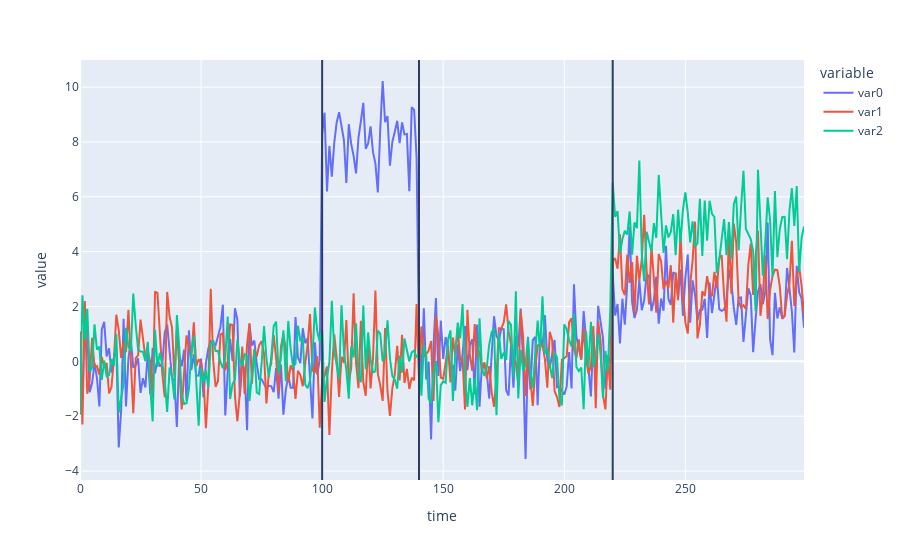

Here is the notebook cell this chart was saved with:
### Code cell
import copy

changepoint_fig = copy.deepcopy(data_fig)
for i in detections["ilocs"].values:
    changepoint_fig.add_vline(i)
changepoint_fig

### Figure 1 — Plotly figure (JSON) as saved in the notebook; plotly's stock layout.template omitted (floating-point values rounded to 4 significant figures; data arrays with more than 128 entries replaced by an {"elided": "..."} marker saying what was removed)
{"data": [{"hovertemplate": "variable=var0<br>time=%{x}<br>value=%{y}<extra></extra>", "legendgroup": "var0", "line": {"color": "#636efa", "dash": "solid"}, "marker": {"symbol": "circle"}, "mode": "lines", "name": "var0", "orientation": "v", "showlegend": true, "type": "scatter", "x": {"elided": "300 int values"}, "xaxis": "x", "y": {"elided": "300 float values"}, "yaxis": "y"}, {"hovertemplate": "variable=var1<br>time=%{x}<br>value=%{y}<extra></extra>", "legendgroup": "var1", "line": {"color": "#EF553B", "dash": "solid"}, "marker": {"symbol": "circle"}, "mode": "lines", "name": "var1", "orientation": "v", "showlegend": true, "type": "scatter", "x": {"elided": "300 int values"}, "xaxis": "x", "y": {"elided": "300 float values"}, "yaxis": "y"}, {"hovertemplate": "variable=var2<br>time=%{x}<br>value=%{y}<extra></extra>", "legendgroup": "var2", "line": {"color": "#00cc96", "dash": "solid"}, "marker": {"symbol": "circle"}, "mode": "lines", "name": "var2", "orientation": "v", "showlegend": true, "type": "scatter", "x": {"elided": "300 int values"}, "xaxis": "x", "y": {"elided": "300 float values"}, "yaxis": "y"}], "layout": {"legend": {"title": {"text": "variable"}, "tracegroupgap": 0}, "margin": {"t": 60}, "shapes": [{"type": "line", "x0": 100, "x1": 100, "xref": "x", "y0": 0, "y1": 1, "yref": "y domain"}, {"type": "line", "x0": 140, "x1": 140, "xref": "x", "y0": 0, "y1": 1, "yref": "y domain"}, {"type": "line", "x0": 220, "x1": 220, "xref": "x", "y0": 0, "y1": 1, "yref": "y domain"}], "xaxis": {"anchor": "y", "domain": [0, 1], "title": {"text": "time"}}, "yaxis": {"anchor": "x", "domain": [0, 1], "title": {"text": "value"}}}}
